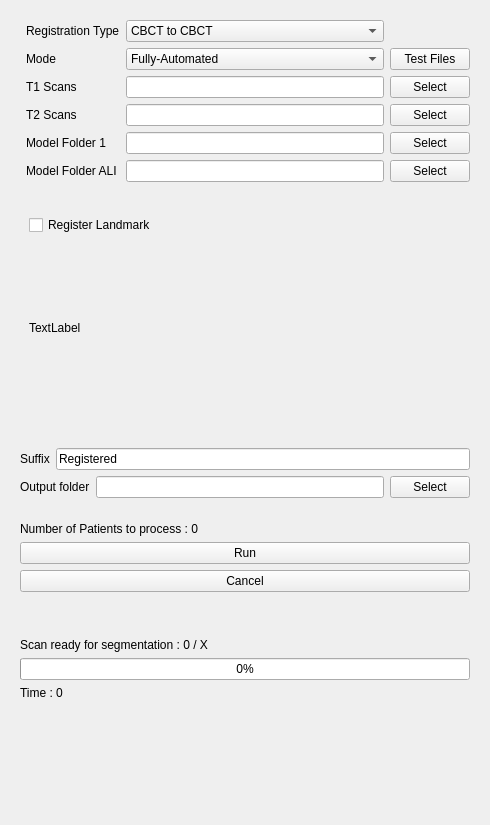
<?xml version="1.0" encoding="UTF-8"?>
<ui version="4.0">
 <class>AREG</class>
 <widget class="qMRMLWidget" name="AREG">
  <property name="geometry">
   <rect>
    <x>0</x>
    <y>0</y>
    <width>490</width>
    <height>825</height>
   </rect>
  </property>
  <layout class="QVBoxLayout" name="verticalLayout">
   <item>
    <widget class="ctkCollapsibleButton" name="inputsCollapsibleButton" native="true">
     <property name="text" stdset="0">
      <string>Inputs</string>
     </property>
     <layout class="QFormLayout" name="formLayout_2">
      <item row="1" column="1">
       <layout class="QGridLayout" name="gridLayout">
        <item row="0" column="0">
         <layout class="QHBoxLayout" name="horizontalLayout">
          <item>
           <layout class="QVBoxLayout" name="verticalLayout_2">
            <item>
             <widget class="QLabel" name="label">
              <property name="text">
               <string>Registration Type</string>
              </property>
             </widget>
            </item>
            <item>
             <widget class="QLabel" name="label_5">
              <property name="text">
               <string>Mode</string>
              </property>
             </widget>
            </item>
            <item>
             <widget class="QLabel" name="label_3">
              <property name="text">
               <string>T1 Scans</string>
              </property>
             </widget>
            </item>
            <item>
             <widget class="QLabel" name="label_2">
              <property name="text">
               <string>T2 Scans</string>
              </property>
             </widget>
            </item>
            <item>
             <widget class="QLabel" name="label_7">
              <property name="text">
               <string>Model Folder 1</string>
              </property>
             </widget>
            </item>
            <item>
             <widget class="QLabel" name="label_6">
              <property name="text">
               <string>Model Folder ALI</string>
              </property>
             </widget>
            </item>
           </layout>
          </item>
          <item>
           <layout class="QVBoxLayout" name="verticalLayout_4">
            <item>
             <widget class="QComboBox" name="CbInputType">
              <item>
               <property name="text">
                <string>CBCT to CBCT</string>
               </property>
              </item>
              <item>
               <property name="text">
                <string>IOS to IOS</string>
               </property>
              </item>
              <item>
               <property name="text">
                <string>IOS to CBCT</string>
               </property>
              </item>
             </widget>
            </item>
            <item>
             <widget class="QComboBox" name="CbModeType">
              <property name="currentText">
               <string>Fully-Automated</string>
              </property>
              <item>
               <property name="text">
                <string>Fully-Automated</string>
               </property>
              </item>
              <item>
               <property name="text">
                <string>Semi-Automated</string>
               </property>
              </item>
             </widget>
            </item>
            <item>
             <widget class="QLineEdit" name="lineEditScanT1LmPath"/>
            </item>
            <item>
             <widget class="QLineEdit" name="lineEditScanT2LmPath"/>
            </item>
            <item>
             <widget class="QLineEdit" name="lineEditModel1"/>
            </item>
            <item>
             <widget class="QLineEdit" name="lineEditModel2"/>
            </item>
           </layout>
          </item>
          <item>
           <layout class="QVBoxLayout" name="verticalLayout_6">
            <item>
             <widget class="QLabel" name="label_128797">
              <property name="text">
               <string/>
              </property>
             </widget>
            </item>
            <item>
             <widget class="QPushButton" name="ButtonTestFiles">
              <property name="text">
               <string>Test Files</string>
              </property>
             </widget>
            </item>
            <item>
             <widget class="QPushButton" name="ButtonSearchScan1">
              <property name="text">
               <string>Select</string>
              </property>
             </widget>
            </item>
            <item>
             <widget class="QPushButton" name="ButtonSearchScan2">
              <property name="text">
               <string>Select</string>
              </property>
             </widget>
            </item>
            <item>
             <widget class="QPushButton" name="ButtonSearchModel1">
              <property name="text">
               <string>Select</string>
              </property>
             </widget>
            </item>
            <item>
             <widget class="QPushButton" name="ButtonSearchModel2">
              <property name="text">
               <string>Select</string>
              </property>
             </widget>
            </item>
           </layout>
          </item>
         </layout>
        </item>
       </layout>
      </item>
     </layout>
    </widget>
   </item>
   <item>
    <widget class="ctkCollapsibleButton" name="advancedCollapsibleButton" native="true">
     <property name="maximumSize">
      <size>
       <width>16777215</width>
       <height>16777215</height>
      </size>
     </property>
     <property name="text" stdset="0">
      <string>Option</string>
     </property>
     <layout class="QVBoxLayout" name="verticalLayout_10">
      <item>
       <widget class="QStackedWidget" name="stackedWidget">
        <property name="currentIndex">
         <number>0</number>
        </property>
        <widget class="QWidget" name="PageSemiCBCT">
         <layout class="QVBoxLayout" name="verticalLayout_11">
          <item>
           <layout class="QVBoxLayout" name="verticalLayout_3">
            <item>
             <layout class="QVBoxLayout" name="LayoutSemiCBCT">
              <item>
               <widget class="QCheckBox" name="checkBox">
                <property name="text">
                 <string>Register Landmark</string>
                </property>
               </widget>
              </item>
              <item>
               <widget class="QLabel" name="tohideCBCT">
                <property name="text">
                 <string>TextLabel</string>
                </property>
               </widget>
              </item>
             </layout>
            </item>
           </layout>
          </item>
         </layout>
        </widget>
        <widget class="QWidget" name="PageAutoCBCT">
         <layout class="QVBoxLayout" name="verticalLayout_11">
          <item>
           <layout class="QVBoxLayout" name="verticalLayout_3">
            <item>
             <layout class="QVBoxLayout" name="LayoutAutoCBCT">
              <item>
               <widget class="QLabel" name="tohideCBCT_2">
                <property name="text">
                 <string>TextLabel</string>
                </property>
               </widget>
              </item>
             </layout>
            </item>
           </layout>
          </item>
         </layout>
        </widget>
        <widget class="QWidget" name="PageSemiIOS">
         <layout class="QHBoxLayout" name="horizontalLayout_5">
          <item>
           <layout class="QVBoxLayout" name="verticalLayout_1548">
            <item>
             <layout class="QVBoxLayout" name="LayoutLandmarkSemiIOS">
              <item>
               <widget class="QScrollArea" name="scrollArea_2">
                <property name="widgetResizable">
                 <bool>true</bool>
                </property>
                <widget class="QWidget" name="scrollAreaWidgetContents_2">
                 <property name="geometry">
                  <rect>
                   <x>0</x>
                   <y>0</y>
                   <width>430</width>
                   <height>198</height>
                  </rect>
                 </property>
                 <layout class="QVBoxLayout" name="verticalLayout_14">
                  <item>
                   <layout class="QGridLayout" name="LayoutSemiIOS_tooth">
                    <item row="0" column="0">
                     <widget class="QLabel" name="tohideSemiIOS_tooth">
                      <property name="text">
                       <string>TextLabel</string>
                      </property>
                     </widget>
                    </item>
                   </layout>
                  </item>
                 </layout>
                </widget>
               </widget>
              </item>
             </layout>
            </item>
           </layout>
          </item>
         </layout>
        </widget>
        <widget class="QWidget" name="PageAutoIOS">
         <layout class="QHBoxLayout" name="horizontalLayout_5">
          <item>
           <layout class="QVBoxLayout" name="verticalLayout_5">
            <item>
             <layout class="QVBoxLayout" name="LayoutLandmarkAutoIOS">
              <item>
               <widget class="QScrollArea" name="scrollArea">
                <property name="minimumSize">
                 <size>
                  <width>0</width>
                  <height>200</height>
                 </size>
                </property>
                <property name="widgetResizable">
                 <bool>true</bool>
                </property>
                <widget class="QWidget" name="scrollAreaWidgetContents">
                 <property name="geometry">
                  <rect>
                   <x>0</x>
                   <y>0</y>
                   <width>430</width>
                   <height>198</height>
                  </rect>
                 </property>
                 <layout class="QVBoxLayout" name="verticalLayout_12">
                  <item>
                   <layout class="QGridLayout" name="LayoutAutoIOS_tooth">
                    <item row="0" column="0">
                     <widget class="QLabel" name="tohideAutoIOS_tooth">
                      <property name="text">
                       <string>TextLabel</string>
                      </property>
                     </widget>
                    </item>
                   </layout>
                  </item>
                 </layout>
                </widget>
               </widget>
              </item>
             </layout>
            </item>
           </layout>
          </item>
         </layout>
        </widget>
       </widget>
      </item>
     </layout>
    </widget>
   </item>
   <item>
    <widget class="ctkCollapsibleButton" name="outputCollapsibleButton" native="true">
     <property name="text" stdset="0">
      <string>Outputs</string>
     </property>
     <layout class="QVBoxLayout" name="Output">
      <item>
       <layout class="QVBoxLayout" name="verticalLayout_9">
        <item>
         <layout class="QHBoxLayout" name="horizontalLayout_3">
          <item>
           <widget class="QLabel" name="label_9">
            <property name="text">
             <string>Suffix</string>
            </property>
           </widget>
          </item>
          <item>
           <widget class="QLineEdit" name="lineEditAddName">
            <property name="text">
             <string>Registered</string>
            </property>
           </widget>
          </item>
         </layout>
        </item>
        <item>
         <layout class="QHBoxLayout" name="horizontalLayout_2">
          <item>
           <widget class="QLabel" name="label_8">
            <property name="text">
             <string>Output folder</string>
            </property>
           </widget>
          </item>
          <item>
           <widget class="QLineEdit" name="lineEditOutputPath"/>
          </item>
          <item>
           <widget class="QPushButton" name="ButtonOutput">
            <property name="text">
             <string>Select</string>
            </property>
           </widget>
          </item>
         </layout>
        </item>
       </layout>
      </item>
     </layout>
    </widget>
   </item>
   <item>
    <widget class="ctkCollapsibleButton" name="computeCollapsibleButton" native="true">
     <property name="text" stdset="0">
      <string>Compute</string>
     </property>
     <layout class="QVBoxLayout" name="verticalLayout_8">
      <item>
       <layout class="QVBoxLayout" name="verticalLayout_7">
        <item>
         <widget class="QLabel" name="LabelInfoPreProc">
          <property name="text">
           <string>Number of Patients to process : 0</string>
          </property>
         </widget>
        </item>
        <item>
         <widget class="QPushButton" name="ButtonOriented">
          <property name="text">
           <string>Run</string>
          </property>
         </widget>
        </item>
        <item>
         <widget class="QPushButton" name="ButtonCancel">
          <property name="enabled">
           <bool>true</bool>
          </property>
          <property name="text">
           <string>Cancel</string>
          </property>
         </widget>
        </item>
        <item>
         <widget class="QLabel" name="LabelNameExtension">
          <property name="text">
           <string/>
          </property>
         </widget>
        </item>
        <item>
         <widget class="QLabel" name="LabelProgressExtension">
          <property name="text">
           <string/>
          </property>
         </widget>
        </item>
        <item>
         <widget class="QLabel" name="LabelProgressPatient">
          <property name="text">
           <string>Scan ready for segmentation : 0 / X</string>
          </property>
         </widget>
        </item>
        <item>
         <widget class="QProgressBar" name="progressBar">
          <property name="cursor">
           <cursorShape>WaitCursor</cursorShape>
          </property>
          <property name="value">
           <number>0</number>
          </property>
         </widget>
        </item>
        <item>
         <widget class="QLabel" name="LabelTimer">
          <property name="cursor">
           <cursorShape>WaitCursor</cursorShape>
          </property>
          <property name="text">
           <string>Time : 0</string>
          </property>
         </widget>
        </item>
       </layout>
      </item>
     </layout>
    </widget>
   </item>
   <item>
    <spacer name="verticalSpacer">
     <property name="orientation">
      <enum>Qt::Vertical</enum>
     </property>
     <property name="sizeHint" stdset="0">
      <size>
       <width>20</width>
       <height>40</height>
      </size>
     </property>
    </spacer>
   </item>
  </layout>
 </widget>
 <customwidgets>
  <customwidget>
   <class>ctkCollapsibleButton</class>
   <extends>QWidget</extends>
   <header>ctkCollapsibleButton.h</header>
   <container>1</container>
  </customwidget>
  <customwidget>
   <class>qMRMLWidget</class>
   <extends>QWidget</extends>
   <header>qMRMLWidget.h</header>
   <container>1</container>
  </customwidget>
 </customwidgets>
 <resources/>
 <connections/>
</ui>
